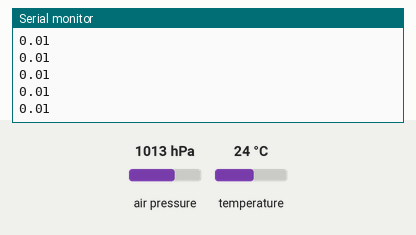
Simulated run of this sketch. Board: Arduino Uno, built with avr-gcc and run on an emulated ATmega328P. Parts: the last lines printed to the serial monitor. Wiring (inferred from the names in the program): BMP280 pressure sensor at I2C address 0x76. Inputs (shaded band) come from the test bench; at power-on: air pressure 1013 hPa, temperature 24 °C.

Above: at 7.5 s.
7.6 s: air pressure set to 952 hPa
At 8.6 s:
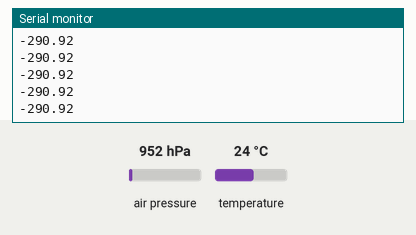
9.1 s: temperature set to 12 °C
At 9.6 s:
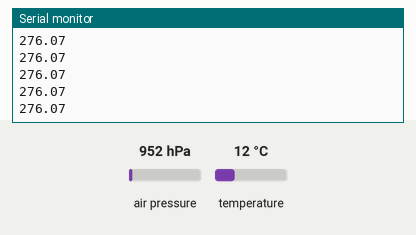
10.6 s: air pressure set to 975 hPa
At 11.5 s:
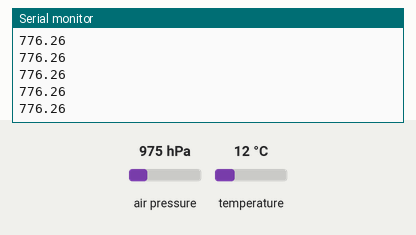
Timing chart, 0 to 13.6 s (numbered marks = the images above; inputs shaded):
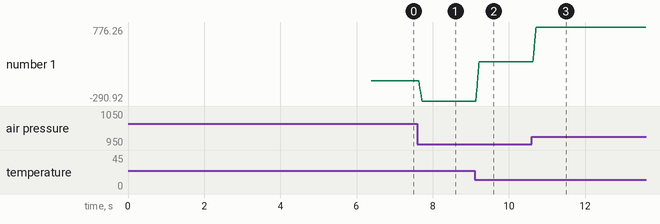

Measured:
- after the input at 7.6 s, the serial monitor: prints a new line at once (image 1)
- after the input at 9.1 s, the serial monitor: prints a new line at once (image 2)
- after the input at 10.6 s, the serial monitor: prints a new line at once (image 3)
- plotted number 1: 0.01 → -290.92 after the input at 7.6 s, -290.92 → 276.07 after the input at 9.1 s, 276.07 → 776.26 after the input at 10.6 s

The sketch:

bmp280.ino
```cpp
#include "bmp280_functions.h"

float altitudeBMP; //meters
unsigned long int pressureBMP;
float slowPressure, fastPressure;

void setup(){
   digitalWrite(13, HIGH);

   Serial.begin(19200);
   Wire.begin();
   BMP280_setup();
   BMP280_calibrate();
   digitalWrite(13, LOW);
}

void loop(){
   getBMPData();
   getAltitude();
   /*
   Serial.print(slowPressure);
   Serial.print(" ");
   Serial.println(fastPressure);
   */
   Serial.println(altitudeBMP);
}
```

bmp280_functions.h
```cpp
#ifndef BMP280_FUNCTIONS_H
#define BMP280_FUNCTIONS_H

#include<Wire.h>

const int BMP280_ADDRESS = 0x76;
const float EXP_FILTER_COEF_PRESSURE = 0.985;

uint16_t dig_T1, dig_P1;
int16_t dig_T2, dig_T3;
int16_t dig_P2, dig_P3, dig_P4, dig_P5, dig_P6, dig_P7, dig_P8, dig_P9;
//uint32_t press_msb, press_lsb, press_xlsb;
//uint32_t temp_msb, temp_lsb, temp_xlsb;

extern float altitudeBMP;
extern unsigned long int pressureBMP;
extern float slowPressure, fastPressure;

unsigned long int rawPressure;
double altitudeCalibration;

const int numSamples = 20;
unsigned long int sensorDatas[numSamples], sumSensorData;
int memoryPosition;

void getBMPData(){
  Wire.beginTransmission(BMP280_ADDRESS);
  Wire.write(0xF7);
  Wire.endTransmission();
  Wire.requestFrom(BMP280_ADDRESS, 6);
  /*
     press_msb = Wire.read(); press_lsb = Wire.read(); press_xlsb = Wire.read();
     temp_msb = Wire.read(); temp_lsb = Wire.read(); temp_xlsb = Wire.read();
     unsigned long int adc_P = (press_msb << 12) | (press_lsb << 4) | (press_xlsb >> 4),
     adc_T = (temp_msb << 12) | (temp_lsb << 4) | (temp_xlsb >> 4);
     */
  unsigned long int adc_P = (Wire.read() << 12) | (Wire.read() << 4) | (Wire.read() >> 4),
                adc_T = (Wire.read() << 12) | (Wire.read() << 4) | (Wire.read() >> 4);

  signed long int var1, var2;
  var1 = ((((adc_T>>3) - ((signed long int)dig_T1<<1))) * ((signed long int)dig_T2)) >> 11;
  var2 = (((((adc_T>>4) - ((signed long int)dig_T1)) * ((adc_T>>4) - ((signed long int)dig_T1))) >> 12) * ((signed long int)dig_T3)) >> 14;
  signed long int t_fine = var1 + var2;

  unsigned long int p;
  var1 = (((signed long int)t_fine)>>1) - (signed long int)64000;
  var2 = (((var1>>2) * (var1>>2)) >> 11 ) * ((signed long int)dig_P6);
  var2 = var2 + ((var1*((signed long int)dig_P5))<<1);
  var2 = (var2>>2)+(((signed long int)dig_P4)<<16);
  var1 = (((dig_P3 * (((var1>>2) * (var1>>2)) >> 13 )) >> 3) + ((((signed long int)dig_P2) * var1)>>1))>>18;
  var1 =((((32768+var1))*((signed long int)dig_P1))>>15);
  if (var1 == 0)
    return 0; // avoid exception caused by division by zero
  p = (((unsigned long int)(((signed long int)1048576)-adc_P)-(var2>>12)))*3125;
  if (p < 0x80000000)
    p = (p << 1) / ((unsigned long int)var1);
  else
    p = (p / (unsigned long int)var1) * 2;
  var1 = (((signed long int)dig_P9) * ((signed long int)(((p>>3) * (p>>3))>>13)))>>12;
  var2 = (((signed long int)(p>>2)) * ((signed long int)dig_P8))>>13;
  p = (unsigned long int)((signed long int)p + ((var1 + var2 + dig_P7) >> 4)); //Pressure in Pascal
  rawPressure = p;
}

void getAltitude(bool afterCalibration = true){
  if(memoryPosition == numSamples) memoryPosition = 0;
  sumSensorData -= sensorDatas[memoryPosition];
  sensorDatas[memoryPosition] = rawPressure;
  sumSensorData += sensorDatas[memoryPosition];
  ++memoryPosition;

  fastPressure = sumSensorData / numSamples;
  if(afterCalibration)
    slowPressure = (EXP_FILTER_COEF_PRESSURE * slowPressure) + (1.0 - EXP_FILTER_COEF_PRESSURE) * fastPressure;
  else slowPressure = fastPressure;

  float error = fastPressure - slowPressure;
  if(abs(error) > 6.0)
    slowPressure += error;

  altitudeBMP = 44330.0 * (1 - pow((double)slowPressure / 101325.0, 1 / 5.255)); //altitude meters
  if(afterCalibration)
    altitudeBMP -= altitudeCalibration;
}

void BMP280_setup(){
  Wire.beginTransmission(BMP280_ADDRESS);
  Wire.write(0xF4);
  Wire.write(0x2F); //0x57
  Wire.endTransmission(true);

  Wire.beginTransmission(BMP280_ADDRESS);
  Wire.write(0xF5);
  Wire.write(0x0); //0x14
  Wire.endTransmission(true);

  uint8_t data[24];
  Wire.beginTransmission(BMP280_ADDRESS);
  Wire.write(0x88);
  Wire.endTransmission(false);
  Wire.requestFrom(BMP280_ADDRESS, 24);
  for(int i = 0; i < 24; i++) data[i] = Wire.read();
  dig_T1 = (data[1] << 8) | data[0];
  dig_T2 = (data[3] << 8) | data[2];
  dig_T3 = (data[5] << 8) | data[4];
  dig_P1 = (data[7] << 8) | data[6];
  dig_P2 = (data[9] << 8) | data[8];
  dig_P3 = (data[11] << 8) | data[10];
  dig_P4 = (data[13] << 8) | data[12];
  dig_P5 = (data[15] << 8) | data[14];
  dig_P6 = (data[17] << 8) | data[16];
  dig_P7 = (data[19] << 8) | data[18];
  dig_P8 = (data[21] << 8) | data[20];
  dig_P9 = (data[23] << 8) | data[22];
}

void BMP280_calibrate(){
  Serial.println("START CALIBRATING BMP280");
  int numIteration = 500;
  for(int i = 0; i < numIteration / 10; ++i){
    getBMPData(); getAltitude(false);
    delay(10);
  }
  for(int i = 0; i < 500; ++i){
    getBMPData();
    getAltitude(false);
    altitudeCalibration += altitudeBMP;
    delay(10);
  }
  altitudeCalibration /= numIteration;
  Serial.println("BMP280 CALIBRATION DONE");
}

#endif
```
